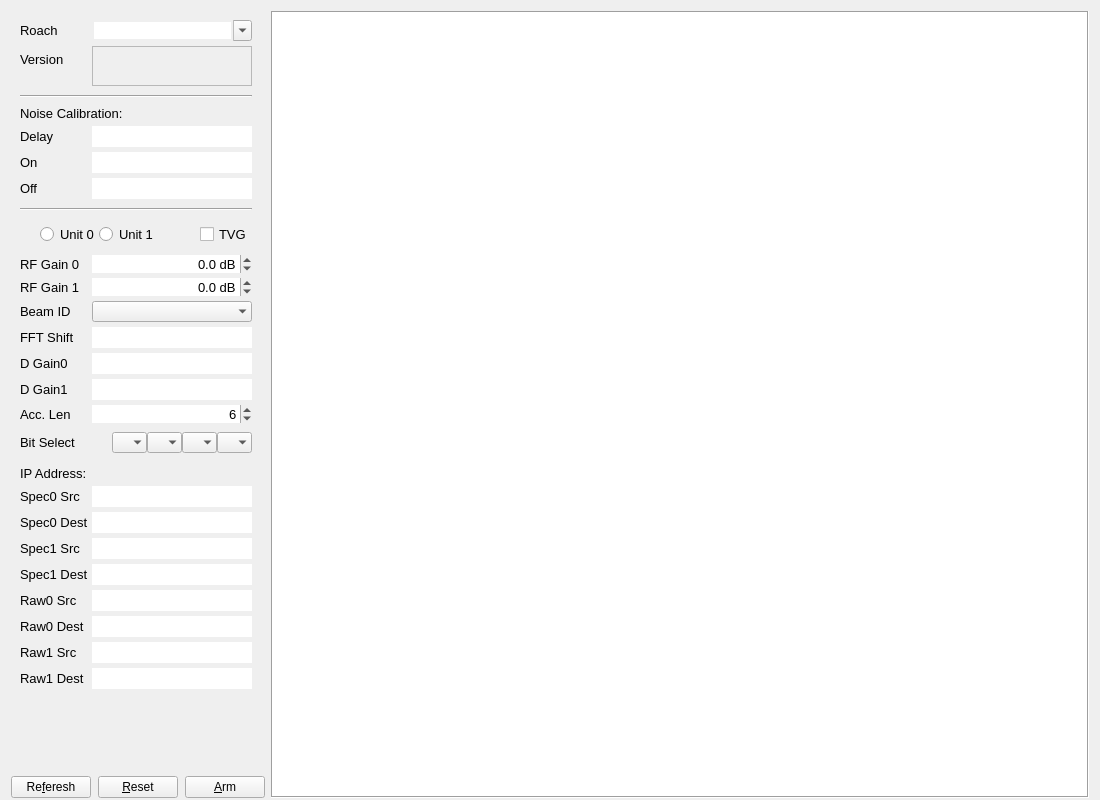
<?xml version="1.0" encoding="UTF-8"?>
<ui version="4.0">
 <class>MainForm</class>
 <widget class="QWidget" name="MainForm">
  <property name="geometry">
   <rect>
    <x>0</x>
    <y>0</y>
    <width>1100</width>
    <height>800</height>
   </rect>
  </property>
  <property name="font">
   <font>
    <pointsize>9</pointsize>
   </font>
  </property>
  <property name="windowTitle">
   <string>Multibeam Firmware Controller</string>
  </property>
  <layout class="QHBoxLayout" name="horizontalLayout">
   <property name="bottomMargin">
    <number>2</number>
   </property>
   <item>
    <layout class="QVBoxLayout" name="verticalLayout">
     <property name="spacing">
      <number>5</number>
     </property>
     <property name="margin">
      <number>0</number>
     </property>
     <item>
      <widget class="QFrame" name="frame">
       <property name="sizePolicy">
        <sizepolicy hsizetype="Fixed" vsizetype="Preferred">
         <horstretch>0</horstretch>
         <verstretch>0</verstretch>
        </sizepolicy>
       </property>
       <property name="minimumSize">
        <size>
         <width>250</width>
         <height>0</height>
        </size>
       </property>
       <property name="font">
        <font>
         <pointsize>10</pointsize>
        </font>
       </property>
       <layout class="QFormLayout" name="formLayout_2">
        <property name="fieldGrowthPolicy">
         <enum>QFormLayout::AllNonFixedFieldsGrow</enum>
        </property>
        <property name="labelAlignment">
         <set>Qt::AlignLeading|Qt::AlignLeft|Qt::AlignVCenter</set>
        </property>
        <property name="formAlignment">
         <set>Qt::AlignLeading|Qt::AlignLeft|Qt::AlignVCenter</set>
        </property>
        <property name="horizontalSpacing">
         <number>4</number>
        </property>
        <property name="verticalSpacing">
         <number>5</number>
        </property>
        <item row="1" column="0">
         <widget class="QLabel" name="lbl_roach">
          <property name="text">
           <string>Roach</string>
          </property>
         </widget>
        </item>
        <item row="1" column="1">
         <widget class="QComboBox" name="cbo_roach">
          <property name="sizePolicy">
           <sizepolicy hsizetype="Preferred" vsizetype="Preferred">
            <horstretch>0</horstretch>
            <verstretch>0</verstretch>
           </sizepolicy>
          </property>
          <property name="editable">
           <bool>true</bool>
          </property>
          <property name="currentIndex">
           <number>-1</number>
          </property>
          <property name="maxVisibleItems">
           <number>19</number>
          </property>
          <property name="insertPolicy">
           <enum>QComboBox::InsertAtTop</enum>
          </property>
          <property name="frame">
           <bool>false</bool>
          </property>
         </widget>
        </item>
        <item row="2" column="0">
         <widget class="QLabel" name="lbl_version">
          <property name="text">
           <string>Version</string>
          </property>
         </widget>
        </item>
        <item row="2" column="1">
         <widget class="QLabel" name="lbl_rcs">
          <property name="minimumSize">
           <size>
            <width>0</width>
            <height>40</height>
           </size>
          </property>
          <property name="frameShape">
           <enum>QFrame::StyledPanel</enum>
          </property>
          <property name="frameShadow">
           <enum>QFrame::Sunken</enum>
          </property>
          <property name="lineWidth">
           <number>1</number>
          </property>
          <property name="text">
           <string/>
          </property>
          <property name="scaledContents">
           <bool>false</bool>
          </property>
         </widget>
        </item>
        <item row="3" column="0" colspan="2">
         <widget class="Line" name="line">
          <property name="sizePolicy">
           <sizepolicy hsizetype="Minimum" vsizetype="Fixed">
            <horstretch>0</horstretch>
            <verstretch>0</verstretch>
           </sizepolicy>
          </property>
          <property name="minimumSize">
           <size>
            <width>0</width>
            <height>10</height>
           </size>
          </property>
          <property name="orientation">
           <enum>Qt::Horizontal</enum>
          </property>
         </widget>
        </item>
        <item row="4" column="0" colspan="2">
         <widget class="QLabel" name="lbl_noisecal">
          <property name="text">
           <string>Noise Calibration:</string>
          </property>
         </widget>
        </item>
        <item row="5" column="0">
         <widget class="QLabel" name="lbl_noisecal_delay">
          <property name="text">
           <string>Delay</string>
          </property>
         </widget>
        </item>
        <item row="5" column="1">
         <widget class="QLineEdit" name="edt_noisecal_delay">
          <property name="enabled">
           <bool>true</bool>
          </property>
          <property name="sizePolicy">
           <sizepolicy hsizetype="Preferred" vsizetype="Fixed">
            <horstretch>0</horstretch>
            <verstretch>0</verstretch>
           </sizepolicy>
          </property>
          <property name="text">
           <string/>
          </property>
          <property name="frame">
           <bool>false</bool>
          </property>
          <property name="alignment">
           <set>Qt::AlignRight|Qt::AlignTrailing|Qt::AlignVCenter</set>
          </property>
         </widget>
        </item>
        <item row="6" column="0">
         <widget class="QLabel" name="lbl_noisecal_on">
          <property name="text">
           <string>On</string>
          </property>
         </widget>
        </item>
        <item row="6" column="1">
         <widget class="QLineEdit" name="edt_noisecal_on">
          <property name="sizePolicy">
           <sizepolicy hsizetype="Preferred" vsizetype="Preferred">
            <horstretch>0</horstretch>
            <verstretch>0</verstretch>
           </sizepolicy>
          </property>
          <property name="frame">
           <bool>false</bool>
          </property>
          <property name="alignment">
           <set>Qt::AlignRight|Qt::AlignTrailing|Qt::AlignVCenter</set>
          </property>
         </widget>
        </item>
        <item row="8" column="0">
         <widget class="QLabel" name="lbl_noisecal_off">
          <property name="text">
           <string>Off</string>
          </property>
         </widget>
        </item>
        <item row="8" column="1">
         <widget class="QLineEdit" name="edt_noisecal_off">
          <property name="sizePolicy">
           <sizepolicy hsizetype="Preferred" vsizetype="Preferred">
            <horstretch>0</horstretch>
            <verstretch>0</verstretch>
           </sizepolicy>
          </property>
          <property name="frame">
           <bool>false</bool>
          </property>
          <property name="alignment">
           <set>Qt::AlignRight|Qt::AlignTrailing|Qt::AlignVCenter</set>
          </property>
         </widget>
        </item>
        <item row="9" column="0" colspan="2">
         <widget class="Line" name="line_2">
          <property name="minimumSize">
           <size>
            <width>0</width>
            <height>10</height>
           </size>
          </property>
          <property name="lineWidth">
           <number>1</number>
          </property>
          <property name="midLineWidth">
           <number>0</number>
          </property>
          <property name="orientation">
           <enum>Qt::Horizontal</enum>
          </property>
         </widget>
        </item>
        <item row="10" column="0" colspan="2">
         <layout class="QHBoxLayout" name="horizontalLayout_3">
          <property name="leftMargin">
           <number>20</number>
          </property>
          <property name="topMargin">
           <number>5</number>
          </property>
          <property name="bottomMargin">
           <number>5</number>
          </property>
          <item>
           <widget class="QRadioButton" name="rb_unit0">
            <property name="sizePolicy">
             <sizepolicy hsizetype="Preferred" vsizetype="Fixed">
              <horstretch>0</horstretch>
              <verstretch>0</verstretch>
             </sizepolicy>
            </property>
            <property name="text">
             <string>Unit 0</string>
            </property>
           </widget>
          </item>
          <item>
           <widget class="QRadioButton" name="rb_unit1">
            <property name="sizePolicy">
             <sizepolicy hsizetype="Preferred" vsizetype="Fixed">
              <horstretch>0</horstretch>
              <verstretch>0</verstretch>
             </sizepolicy>
            </property>
            <property name="text">
             <string>Unit 1</string>
            </property>
           </widget>
          </item>
          <item>
           <spacer name="horizontalSpacer">
            <property name="orientation">
             <enum>Qt::Horizontal</enum>
            </property>
            <property name="sizeHint" stdset="0">
             <size>
              <width>40</width>
              <height>20</height>
             </size>
            </property>
           </spacer>
          </item>
          <item>
           <widget class="QCheckBox" name="cb_tvg">
            <property name="text">
             <string>TVG</string>
            </property>
           </widget>
          </item>
         </layout>
        </item>
        <item row="11" column="0">
         <widget class="QLabel" name="lbl_rfgain0">
          <property name="text">
           <string>RF Gain 0</string>
          </property>
         </widget>
        </item>
        <item row="11" column="1">
         <widget class="QDoubleSpinBox" name="spn_rfgain0">
          <property name="sizePolicy">
           <sizepolicy hsizetype="Preferred" vsizetype="Preferred">
            <horstretch>0</horstretch>
            <verstretch>0</verstretch>
           </sizepolicy>
          </property>
          <property name="frame">
           <bool>false</bool>
          </property>
          <property name="alignment">
           <set>Qt::AlignRight|Qt::AlignTrailing|Qt::AlignVCenter</set>
          </property>
          <property name="buttonSymbols">
           <enum>QAbstractSpinBox::UpDownArrows</enum>
          </property>
          <property name="suffix">
           <string> dB</string>
          </property>
          <property name="decimals">
           <number>1</number>
          </property>
          <property name="minimum">
           <double>-11.500000000000000</double>
          </property>
          <property name="maximum">
           <double>20.000000000000000</double>
          </property>
          <property name="singleStep">
           <double>0.500000000000000</double>
          </property>
         </widget>
        </item>
        <item row="12" column="0">
         <widget class="QLabel" name="lbl_rfgain1">
          <property name="text">
           <string>RF Gain 1</string>
          </property>
         </widget>
        </item>
        <item row="12" column="1">
         <widget class="QDoubleSpinBox" name="spn_rfgain1">
          <property name="sizePolicy">
           <sizepolicy hsizetype="Preferred" vsizetype="Preferred">
            <horstretch>0</horstretch>
            <verstretch>0</verstretch>
           </sizepolicy>
          </property>
          <property name="frame">
           <bool>false</bool>
          </property>
          <property name="alignment">
           <set>Qt::AlignRight|Qt::AlignTrailing|Qt::AlignVCenter</set>
          </property>
          <property name="suffix">
           <string> dB</string>
          </property>
          <property name="decimals">
           <number>1</number>
          </property>
          <property name="minimum">
           <double>-11.500000000000000</double>
          </property>
          <property name="maximum">
           <double>20.000000000000000</double>
          </property>
          <property name="singleStep">
           <double>0.500000000000000</double>
          </property>
         </widget>
        </item>
        <item row="13" column="0">
         <widget class="QLabel" name="lbl_beam_id">
          <property name="text">
           <string>Beam ID</string>
          </property>
         </widget>
        </item>
        <item row="13" column="1">
         <widget class="QComboBox" name="cbo_beamid">
          <property name="sizePolicy">
           <sizepolicy hsizetype="Preferred" vsizetype="Preferred">
            <horstretch>0</horstretch>
            <verstretch>0</verstretch>
           </sizepolicy>
          </property>
          <property name="maxVisibleItems">
           <number>19</number>
          </property>
          <property name="frame">
           <bool>false</bool>
          </property>
         </widget>
        </item>
        <item row="14" column="0">
         <widget class="QLabel" name="lbl_fftshift">
          <property name="text">
           <string>FFT Shift</string>
          </property>
         </widget>
        </item>
        <item row="14" column="1">
         <widget class="QLineEdit" name="edt_fftshift">
          <property name="sizePolicy">
           <sizepolicy hsizetype="Preferred" vsizetype="Preferred">
            <horstretch>0</horstretch>
            <verstretch>0</verstretch>
           </sizepolicy>
          </property>
          <property name="frame">
           <bool>false</bool>
          </property>
          <property name="alignment">
           <set>Qt::AlignRight|Qt::AlignTrailing|Qt::AlignVCenter</set>
          </property>
         </widget>
        </item>
        <item row="15" column="0">
         <widget class="QLabel" name="lbl_dgain0">
          <property name="text">
           <string>D Gain0</string>
          </property>
         </widget>
        </item>
        <item row="15" column="1">
         <widget class="QLineEdit" name="edt_dgain0">
          <property name="sizePolicy">
           <sizepolicy hsizetype="Preferred" vsizetype="Preferred">
            <horstretch>0</horstretch>
            <verstretch>0</verstretch>
           </sizepolicy>
          </property>
          <property name="frame">
           <bool>false</bool>
          </property>
          <property name="alignment">
           <set>Qt::AlignRight|Qt::AlignTrailing|Qt::AlignVCenter</set>
          </property>
         </widget>
        </item>
        <item row="16" column="0">
         <widget class="QLabel" name="lbl_dgain1">
          <property name="text">
           <string>D Gain1</string>
          </property>
         </widget>
        </item>
        <item row="16" column="1">
         <widget class="QLineEdit" name="edt_dgain1">
          <property name="sizePolicy">
           <sizepolicy hsizetype="Preferred" vsizetype="Preferred">
            <horstretch>0</horstretch>
            <verstretch>0</verstretch>
           </sizepolicy>
          </property>
          <property name="frame">
           <bool>false</bool>
          </property>
          <property name="alignment">
           <set>Qt::AlignRight|Qt::AlignTrailing|Qt::AlignVCenter</set>
          </property>
         </widget>
        </item>
        <item row="17" column="0">
         <widget class="QLabel" name="lbl_acclen">
          <property name="text">
           <string>Acc. Len</string>
          </property>
         </widget>
        </item>
        <item row="17" column="1">
         <widget class="QSpinBox" name="spn_acclen">
          <property name="sizePolicy">
           <sizepolicy hsizetype="Preferred" vsizetype="Preferred">
            <horstretch>0</horstretch>
            <verstretch>0</verstretch>
           </sizepolicy>
          </property>
          <property name="frame">
           <bool>false</bool>
          </property>
          <property name="alignment">
           <set>Qt::AlignRight|Qt::AlignTrailing|Qt::AlignVCenter</set>
          </property>
          <property name="suffix">
           <string/>
          </property>
          <property name="minimum">
           <number>3</number>
          </property>
          <property name="maximum">
           <number>1023</number>
          </property>
          <property name="value">
           <number>6</number>
          </property>
         </widget>
        </item>
        <item row="18" column="0" colspan="2">
         <layout class="QHBoxLayout" name="horizontalLayout_4">
          <property name="leftMargin">
           <number>0</number>
          </property>
          <property name="topMargin">
           <number>4</number>
          </property>
          <property name="rightMargin">
           <number>0</number>
          </property>
          <property name="bottomMargin">
           <number>8</number>
          </property>
          <item>
           <widget class="QLabel" name="lbl_bitsel">
            <property name="sizePolicy">
             <sizepolicy hsizetype="Preferred" vsizetype="Fixed">
              <horstretch>1</horstretch>
              <verstretch>0</verstretch>
             </sizepolicy>
            </property>
            <property name="text">
             <string>Bit Select</string>
            </property>
           </widget>
          </item>
          <item>
           <widget class="QComboBox" name="cbo_bitsel_0">
            <property name="sizePolicy">
             <sizepolicy hsizetype="Preferred" vsizetype="Fixed">
              <horstretch>0</horstretch>
              <verstretch>0</verstretch>
             </sizepolicy>
            </property>
            <property name="maximumSize">
             <size>
              <width>38</width>
              <height>16777215</height>
             </size>
            </property>
            <property name="autoFillBackground">
             <bool>true</bool>
            </property>
            <property name="currentIndex">
             <number>-1</number>
            </property>
            <property name="maxVisibleItems">
             <number>4</number>
            </property>
            <property name="frame">
             <bool>false</bool>
            </property>
            <item>
             <property name="text">
              <string>0</string>
             </property>
            </item>
            <item>
             <property name="text">
              <string>1</string>
             </property>
            </item>
            <item>
             <property name="text">
              <string>2</string>
             </property>
            </item>
            <item>
             <property name="text">
              <string>3</string>
             </property>
            </item>
           </widget>
          </item>
          <item>
           <widget class="QComboBox" name="cbo_bitsel_1">
            <property name="maximumSize">
             <size>
              <width>38</width>
              <height>16777215</height>
             </size>
            </property>
            <property name="autoFillBackground">
             <bool>true</bool>
            </property>
            <property name="currentIndex">
             <number>-1</number>
            </property>
            <property name="maxVisibleItems">
             <number>4</number>
            </property>
            <property name="frame">
             <bool>false</bool>
            </property>
            <item>
             <property name="text">
              <string>0</string>
             </property>
            </item>
            <item>
             <property name="text">
              <string>1</string>
             </property>
            </item>
            <item>
             <property name="text">
              <string>2</string>
             </property>
            </item>
            <item>
             <property name="text">
              <string>3</string>
             </property>
            </item>
           </widget>
          </item>
          <item>
           <widget class="QComboBox" name="cbo_bitsel_2">
            <property name="maximumSize">
             <size>
              <width>38</width>
              <height>16777215</height>
             </size>
            </property>
            <property name="autoFillBackground">
             <bool>true</bool>
            </property>
            <property name="currentIndex">
             <number>-1</number>
            </property>
            <property name="maxVisibleItems">
             <number>4</number>
            </property>
            <property name="frame">
             <bool>false</bool>
            </property>
            <item>
             <property name="text">
              <string>0</string>
             </property>
            </item>
            <item>
             <property name="text">
              <string>1</string>
             </property>
            </item>
            <item>
             <property name="text">
              <string>2</string>
             </property>
            </item>
            <item>
             <property name="text">
              <string>3</string>
             </property>
            </item>
           </widget>
          </item>
          <item>
           <widget class="QComboBox" name="cbo_bitsel_3">
            <property name="maximumSize">
             <size>
              <width>38</width>
              <height>16777215</height>
             </size>
            </property>
            <property name="autoFillBackground">
             <bool>true</bool>
            </property>
            <property name="currentIndex">
             <number>-1</number>
            </property>
            <property name="maxVisibleItems">
             <number>4</number>
            </property>
            <property name="sizeAdjustPolicy">
             <enum>QComboBox::AdjustToContentsOnFirstShow</enum>
            </property>
            <property name="frame">
             <bool>false</bool>
            </property>
            <property name="modelColumn">
             <number>0</number>
            </property>
            <item>
             <property name="text">
              <string>0</string>
             </property>
            </item>
            <item>
             <property name="text">
              <string>1</string>
             </property>
            </item>
            <item>
             <property name="text">
              <string>2</string>
             </property>
            </item>
            <item>
             <property name="text">
              <string>3</string>
             </property>
            </item>
           </widget>
          </item>
         </layout>
        </item>
        <item row="19" column="0" colspan="2">
         <widget class="QLabel" name="lbl_ipaddress">
          <property name="sizePolicy">
           <sizepolicy hsizetype="Preferred" vsizetype="Preferred">
            <horstretch>0</horstretch>
            <verstretch>0</verstretch>
           </sizepolicy>
          </property>
          <property name="text">
           <string>IP Address:</string>
          </property>
         </widget>
        </item>
        <item row="20" column="0">
         <widget class="QLabel" name="lbl_fabric_ip_0">
          <property name="text">
           <string>Spec0 Src</string>
          </property>
         </widget>
        </item>
        <item row="20" column="1">
         <widget class="QLineEdit" name="edt_fabric_ip_0">
          <property name="frame">
           <bool>false</bool>
          </property>
          <property name="alignment">
           <set>Qt::AlignRight|Qt::AlignTrailing|Qt::AlignVCenter</set>
          </property>
         </widget>
        </item>
        <item row="21" column="0">
         <widget class="QLabel" name="lbl_dest_ip_0">
          <property name="text">
           <string>Spec0 Dest</string>
          </property>
         </widget>
        </item>
        <item row="21" column="1">
         <widget class="QLineEdit" name="edt_dest_ip_0">
          <property name="sizePolicy">
           <sizepolicy hsizetype="Preferred" vsizetype="Preferred">
            <horstretch>0</horstretch>
            <verstretch>0</verstretch>
           </sizepolicy>
          </property>
          <property name="frame">
           <bool>false</bool>
          </property>
          <property name="alignment">
           <set>Qt::AlignRight|Qt::AlignTrailing|Qt::AlignVCenter</set>
          </property>
         </widget>
        </item>
        <item row="22" column="0">
         <widget class="QLabel" name="lbl_fabric_ip_1">
          <property name="text">
           <string>Spec1 Src</string>
          </property>
         </widget>
        </item>
        <item row="22" column="1">
         <widget class="QLineEdit" name="edt_fabric_ip_1">
          <property name="frame">
           <bool>false</bool>
          </property>
          <property name="alignment">
           <set>Qt::AlignRight|Qt::AlignTrailing|Qt::AlignVCenter</set>
          </property>
         </widget>
        </item>
        <item row="23" column="0">
         <widget class="QLabel" name="lbl_dest_ip_1">
          <property name="text">
           <string>Spec1 Dest</string>
          </property>
         </widget>
        </item>
        <item row="23" column="1">
         <widget class="QLineEdit" name="edt_dest_ip_1">
          <property name="sizePolicy">
           <sizepolicy hsizetype="Preferred" vsizetype="Preferred">
            <horstretch>0</horstretch>
            <verstretch>0</verstretch>
           </sizepolicy>
          </property>
          <property name="frame">
           <bool>false</bool>
          </property>
          <property name="alignment">
           <set>Qt::AlignRight|Qt::AlignTrailing|Qt::AlignVCenter</set>
          </property>
         </widget>
        </item>
        <item row="24" column="0">
         <widget class="QLabel" name="lbl_fabric_ip_2">
          <property name="text">
           <string>Raw0 Src</string>
          </property>
         </widget>
        </item>
        <item row="24" column="1">
         <widget class="QLineEdit" name="edt_fabric_ip_2">
          <property name="frame">
           <bool>false</bool>
          </property>
          <property name="alignment">
           <set>Qt::AlignRight|Qt::AlignTrailing|Qt::AlignVCenter</set>
          </property>
         </widget>
        </item>
        <item row="25" column="0">
         <widget class="QLabel" name="lbl_dest_ip_2">
          <property name="text">
           <string>Raw0 Dest</string>
          </property>
         </widget>
        </item>
        <item row="25" column="1">
         <widget class="QLineEdit" name="edt_dest_ip_2">
          <property name="sizePolicy">
           <sizepolicy hsizetype="Preferred" vsizetype="Preferred">
            <horstretch>0</horstretch>
            <verstretch>0</verstretch>
           </sizepolicy>
          </property>
          <property name="frame">
           <bool>false</bool>
          </property>
          <property name="alignment">
           <set>Qt::AlignRight|Qt::AlignTrailing|Qt::AlignVCenter</set>
          </property>
         </widget>
        </item>
        <item row="26" column="0">
         <widget class="QLabel" name="lbl_fabric_ip_3">
          <property name="text">
           <string>Raw1 Src</string>
          </property>
         </widget>
        </item>
        <item row="26" column="1">
         <widget class="QLineEdit" name="edt_fabric_ip_3">
          <property name="frame">
           <bool>false</bool>
          </property>
          <property name="alignment">
           <set>Qt::AlignRight|Qt::AlignTrailing|Qt::AlignVCenter</set>
          </property>
         </widget>
        </item>
        <item row="27" column="0">
         <widget class="QLabel" name="lbl_dest_ip_3">
          <property name="text">
           <string>Raw1 Dest</string>
          </property>
         </widget>
        </item>
        <item row="27" column="1">
         <widget class="QLineEdit" name="edt_dest_ip_3">
          <property name="sizePolicy">
           <sizepolicy hsizetype="Preferred" vsizetype="Preferred">
            <horstretch>0</horstretch>
            <verstretch>0</verstretch>
           </sizepolicy>
          </property>
          <property name="frame">
           <bool>false</bool>
          </property>
          <property name="alignment">
           <set>Qt::AlignRight|Qt::AlignTrailing|Qt::AlignVCenter</set>
          </property>
         </widget>
        </item>
       </layout>
      </widget>
     </item>
     <item>
      <spacer name="verticalSpacer">
       <property name="orientation">
        <enum>Qt::Vertical</enum>
       </property>
       <property name="sizeHint" stdset="0">
        <size>
         <width>20</width>
         <height>40</height>
        </size>
       </property>
      </spacer>
     </item>
     <item>
      <layout class="QHBoxLayout" name="horizontalLayout_2">
       <property name="spacing">
        <number>7</number>
       </property>
       <property name="topMargin">
        <number>0</number>
       </property>
       <property name="bottomMargin">
        <number>0</number>
       </property>
       <item>
        <widget class="QPushButton" name="btn_refresh">
         <property name="sizePolicy">
          <sizepolicy hsizetype="Preferred" vsizetype="Fixed">
           <horstretch>0</horstretch>
           <verstretch>0</verstretch>
          </sizepolicy>
         </property>
         <property name="text">
          <string>Re&amp;feresh</string>
         </property>
        </widget>
       </item>
       <item>
        <widget class="QPushButton" name="btn_reset">
         <property name="sizePolicy">
          <sizepolicy hsizetype="Preferred" vsizetype="Fixed">
           <horstretch>0</horstretch>
           <verstretch>0</verstretch>
          </sizepolicy>
         </property>
         <property name="text">
          <string>&amp;Reset</string>
         </property>
        </widget>
       </item>
       <item>
        <widget class="QPushButton" name="btn_arm">
         <property name="sizePolicy">
          <sizepolicy hsizetype="Preferred" vsizetype="Fixed">
           <horstretch>0</horstretch>
           <verstretch>0</verstretch>
          </sizepolicy>
         </property>
         <property name="text">
          <string>&amp;Arm</string>
         </property>
        </widget>
       </item>
      </layout>
     </item>
    </layout>
   </item>
   <item>
    <widget class="GraphicsLayoutWidget" name="plot_area">
     <property name="minimumSize">
      <size>
       <width>500</width>
       <height>0</height>
      </size>
     </property>
     <property name="maximumSize">
      <size>
       <width>16777215</width>
       <height>16777215</height>
      </size>
     </property>
     <property name="frameShape">
      <enum>QFrame::Box</enum>
     </property>
     <property name="frameShadow">
      <enum>QFrame::Sunken</enum>
     </property>
    </widget>
   </item>
  </layout>
 </widget>
 <customwidgets>
  <customwidget>
   <class>GraphicsLayoutWidget</class>
   <extends>QGraphicsView</extends>
   <header>pyqtgraph</header>
  </customwidget>
 </customwidgets>
 <tabstops>
  <tabstop>cbo_roach</tabstop>
  <tabstop>edt_noisecal_delay</tabstop>
  <tabstop>edt_noisecal_on</tabstop>
  <tabstop>edt_noisecal_off</tabstop>
  <tabstop>spn_rfgain0</tabstop>
  <tabstop>spn_rfgain1</tabstop>
  <tabstop>cbo_beamid</tabstop>
  <tabstop>edt_fftshift</tabstop>
  <tabstop>edt_dgain0</tabstop>
  <tabstop>edt_dgain1</tabstop>
  <tabstop>spn_acclen</tabstop>
  <tabstop>edt_dest_ip_0</tabstop>
  <tabstop>edt_dest_ip_1</tabstop>
  <tabstop>edt_dest_ip_2</tabstop>
  <tabstop>edt_dest_ip_3</tabstop>
  <tabstop>btn_reset</tabstop>
  <tabstop>plot_area</tabstop>
 </tabstops>
 <resources/>
 <connections/>
</ui>
